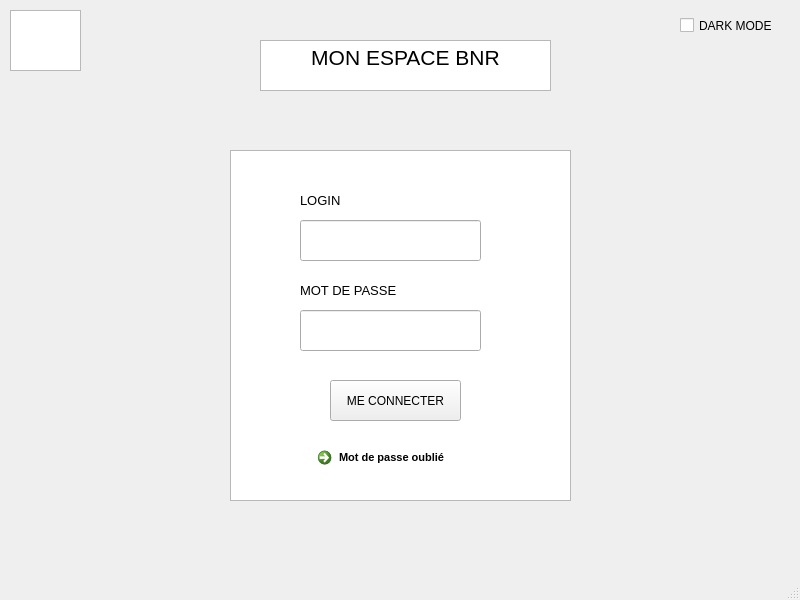
<?xml version="1.0" encoding="UTF-8"?>
<ui version="4.0">
 <class>connexion</class>
 <widget class="QMainWindow" name="connexion">
  <property name="geometry">
   <rect>
    <x>0</x>
    <y>0</y>
    <width>800</width>
    <height>600</height>
   </rect>
  </property>
  <property name="windowTitle">
   <string>MainWindow</string>
  </property>
  <widget class="QWidget" name="centralwidget">
   <widget class="QPushButton" name="login_button">
    <property name="geometry">
     <rect>
      <x>330</x>
      <y>380</y>
      <width>131</width>
      <height>41</height>
     </rect>
    </property>
    <property name="font">
     <font>
      <pointsize>9</pointsize>
     </font>
    </property>
    <property name="text">
     <string>ME CONNECTER</string>
    </property>
   </widget>
   <widget class="QGraphicsView" name="logo">
    <property name="geometry">
     <rect>
      <x>10</x>
      <y>10</y>
      <width>71</width>
      <height>61</height>
     </rect>
    </property>
   </widget>
   <widget class="QGraphicsView" name="bg_connexion">
    <property name="geometry">
     <rect>
      <x>230</x>
      <y>150</y>
      <width>341</width>
      <height>351</height>
     </rect>
    </property>
   </widget>
   <widget class="QTextBrowser" name="welcome_text">
    <property name="geometry">
     <rect>
      <x>260</x>
      <y>40</y>
      <width>291</width>
      <height>51</height>
     </rect>
    </property>
    <property name="html">
     <string>&lt;!DOCTYPE HTML PUBLIC &quot;-//W3C//DTD HTML 4.0//EN&quot; &quot;http://www.w3.org/TR/REC-html40/strict.dtd&quot;&gt;
&lt;html&gt;&lt;head&gt;&lt;meta name=&quot;qrichtext&quot; content=&quot;1&quot; /&gt;&lt;style type=&quot;text/css&quot;&gt;
p, li { white-space: pre-wrap; }
&lt;/style&gt;&lt;/head&gt;&lt;body style=&quot; font-family:'MS Shell Dlg 2'; font-size:7.8pt; font-weight:400; font-style:normal;&quot;&gt;
&lt;p align=&quot;center&quot; style=&quot; margin-top:0px; margin-bottom:0px; margin-left:0px; margin-right:0px; -qt-block-indent:0; text-indent:0px;&quot;&gt;&lt;span style=&quot; font-size:16pt;&quot;&gt;MON ESPACE BNR&lt;/span&gt;&lt;/p&gt;&lt;/body&gt;&lt;/html&gt;</string>
    </property>
   </widget>
   <widget class="QLineEdit" name="pass_input">
    <property name="geometry">
     <rect>
      <x>300</x>
      <y>310</y>
      <width>181</width>
      <height>41</height>
     </rect>
    </property>
   </widget>
   <widget class="QLineEdit" name="login_input">
    <property name="geometry">
     <rect>
      <x>300</x>
      <y>220</y>
      <width>181</width>
      <height>41</height>
     </rect>
    </property>
   </widget>
   <widget class="QLabel" name="label">
    <property name="geometry">
     <rect>
      <x>300</x>
      <y>190</y>
      <width>111</width>
      <height>21</height>
     </rect>
    </property>
    <property name="font">
     <font>
      <pointsize>10</pointsize>
     </font>
    </property>
    <property name="text">
     <string>LOGIN</string>
    </property>
   </widget>
   <widget class="QLabel" name="label_2">
    <property name="geometry">
     <rect>
      <x>300</x>
      <y>280</y>
      <width>111</width>
      <height>21</height>
     </rect>
    </property>
    <property name="font">
     <font>
      <pointsize>10</pointsize>
     </font>
    </property>
    <property name="text">
     <string>MOT DE PASSE</string>
    </property>
   </widget>
   <widget class="QCommandLinkButton" name="pass_oublie_button">
    <property name="geometry">
     <rect>
      <x>310</x>
      <y>440</y>
      <width>187</width>
      <height>41</height>
     </rect>
    </property>
    <property name="font">
     <font>
      <family>Segoe UI</family>
      <pointsize>8</pointsize>
      <kerning>true</kerning>
     </font>
    </property>
    <property name="text">
     <string>Mot de passe oublié</string>
    </property>
   </widget>
   <widget class="QCheckBox" name="checkBox">
    <property name="geometry">
     <rect>
      <x>680</x>
      <y>10</y>
      <width>101</width>
      <height>31</height>
     </rect>
    </property>
    <property name="text">
     <string>DARK MODE</string>
    </property>
   </widget>
   <zorder>bg_connexion</zorder>
   <zorder>login_button</zorder>
   <zorder>logo</zorder>
   <zorder>welcome_text</zorder>
   <zorder>pass_input</zorder>
   <zorder>login_input</zorder>
   <zorder>label</zorder>
   <zorder>label_2</zorder>
   <zorder>pass_oublie_button</zorder>
   <zorder>checkBox</zorder>
  </widget>
  <widget class="QMenuBar" name="menubar">
   <property name="geometry">
    <rect>
     <x>0</x>
     <y>0</y>
     <width>800</width>
     <height>26</height>
    </rect>
   </property>
  </widget>
  <widget class="QStatusBar" name="statusbar"/>
 </widget>
 <resources/>
 <connections/>
</ui>
